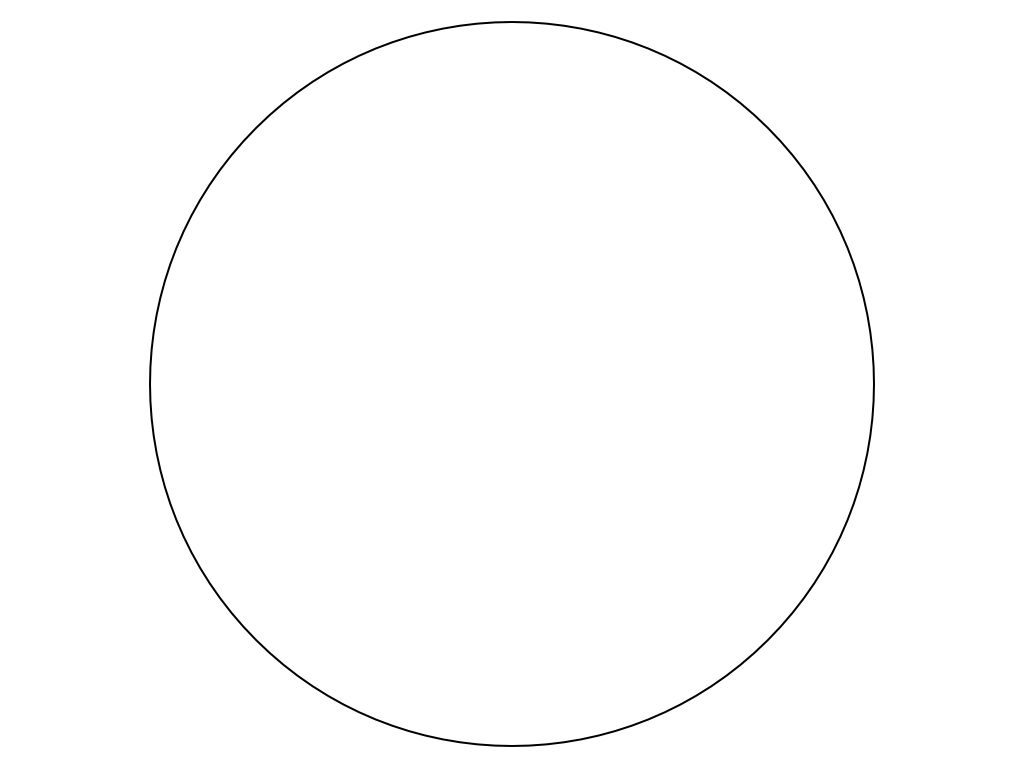
#> input picture RANSAC/circle.jpg, 1024 x 768 px
$ jupyter execute Main.ipynb
#> lines starting #> are read from the running program, lines starting #| are printed output that depends on the picture; after the words box and inside, x2 and y2 are one past the last pixel; in counts of white or black regions, pixels touching at a corner belong together
[cell 1]
import cv2
from matplotlib import pyplot as plt
import numpy as np
import sklearn
import random
import math

[cell 2]
"""
Disclaimer - I used code from my prelab03 submission to evaluate what the best canny edge thresholds would be for each of the images.
             the biggest issue was finding thresholds for parliament clock where the integrity of the circle edges were maintained but
             the rest of the noise did not influence the overall voting sequence in RANSAC. I hope this demonstrates my understanding
             of the course content and aids in the review of my code and overall marking.
             Cheers!
"""

[cell 3]
circle_img = cv2.imread("circle.jpg")
#> circle_img is the input picture: shape (768, 1024, 3); min 0, max 255, mean 253.5
concentric_circles_img = cv2.imread("concentric_circles.jpg")
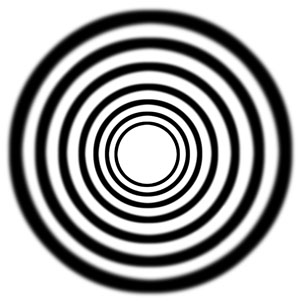
#> input picture RANSAC/concentric_circles.jpg, 300 x 302 px
#> concentric_circles_img is the input picture: shape (302, 300, 3); min 0, max 255, mean 164.7
parliament_clock_img = cv2.imread("parliament_clock.jpg") # initializing all the image variables
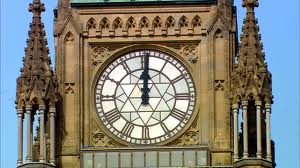
#> input picture RANSAC/parliament_clock.jpg, 300 x 168 px
#> parliament_clock_img is the input picture: shape (168, 300, 3); mean B, G, R 119.3, 127.8, 127.5

[cell 4]
def CannyConvert(img, low, high): # converting all images to a canny image and recording their dimensions, output and edge pixel location to be used in future functions
#> called with low = 100, high = 255
    edges = []
    img_blurred = cv2.GaussianBlur(img, (3,3), cv2.BORDER_DEFAULT) # border_type is set to deafault borders of image
    img_gray = cv2.cvtColor(img_blurred, cv2.COLOR_BGR2GRAY)
    temp_image = cv2.Canny(img_gray, low, high) # applying .Canny() edge detection to image with a 3x3 kernel
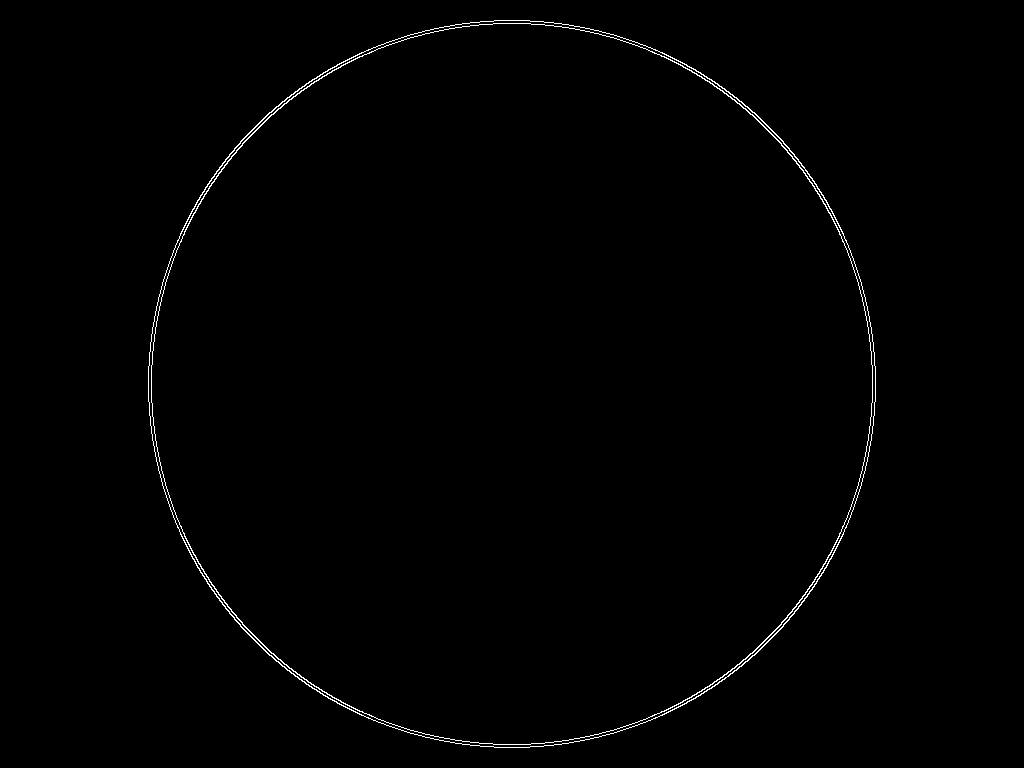
#> temp_image: shape (768, 1024); 0.67% white in thin lines or dots, all inside (x1, y1, x2, y2) = (148, 20, 876, 748)
    img_height, img_width = temp_image.shape
#> img_height = 768; img_width = 1024
    for col in range(img_width):
        for row in range(img_height):
            if temp_image[row, col] == 255:
                edges.append((row, col)) # if pixels in the canny output are white they are edges --> append
    return img_height, img_width, edges

def findThreePoints(edges):
    while True:
        point_1 = random.choice(edges)
        point_2 = random.choice(edges)
        point_3 = random.choice(edges) # checking if points form a triangle using shoelace formula
        if abs((point_1[0]*(point_2[1] - point_3[1])) + (point_2[0]*(point_3[1] - point_1[1])) + (point_3[0]*(point_1[1] - point_2[1]))) != 0: # keep checking until points are not colinear
            break
    return point_1, point_2, point_3

# Hough Algebraic Transform --> a(x**2+y**2) + bx + cy + d = 0
def HoughTransform(edges):
    p1, p2, p3 = findThreePoints(edges) # find 3 non-colinear points
    a = p1[1]*(p2[0] - p3[0]) - p1[0]*(p2[1]-p3[1]) + p2[1]*p3[0] - p3[1]*p2[0]

    b = (p1[1]**2 + p1[0]**2)*(p3[0] - p2[0]) + (p2[1]**2 + p2[0]**2)*(p1[0] - p3[0]) + (p3[1]**2 + p3[0]**2)*(p2[0] - p1[0])

    c = (p1[1]**2 + p1[0]**2)*(p2[1] - p3[1]) + (p2[1]**2 + p2[0]**2)*(p3[1] - p1[1]) + (p3[1]**2 + p3[0]**2)*(p1[1] - p2[1])

    d = (p1[1]**2 + p1[0]**2)*(p3[1]*p2[0] - p2[1]*p3[0]) + (p2[1]**2 + p2[0]**2)*(p1[1]*p3[0] - p3[1]*p1[0]) + (p3[1]**2 + p3[0]**2)*(p2[1]*p1[0] - p1[1]*p2[0])
    # perform abcd calculations to the 3 points
    try:
         x = int(-(b/(2*a)))
    except ZeroDivisionError:
         x = 0
    try:
         y = int(-(c/(2*a)))
    except ZeroDivisionError: # try and except blocks to catch division by 0 or inf
        y = 0
    try:
        r = int(math.sqrt((b**2 + c**2 - 4*a*d)/(4*(a**2))))
    except ZeroDivisionError:
        r = 0
    # print(r)
    return x, y, r

def drawCircle(img, x, y, r):
    img = cv2.circle(img, (x, y), r, (0,0,255), 2) # function to add circle to existing image based on r/x/y
    return img

def RANSAC(edges): # based on the edges of an image perform the RANSAC algorithm to vote to find best fit circle
    I = 0
    N = 10000
    C = -1
    best_circle = []
    inliners = []
    while I < N:
        K = 0
        temp_inliners = []
        x, y, r = HoughTransform(edges)
        for i in range(len(edges)): # using equation of circle (x-a)^2 + (y-b)^2 = r^2 with high and low r to determine if within threshold
            if ((r-1)**2 <= (((edges[i][1] - x)**2) + ((edges[i][0] - y)**2)) <= (r+1)**2):
                K += 1
                temp_inliners.append((edges[i][0], edges[i][1]))
        if K > C:
            best_circle = [x, y, r]
            C = K
            inliners = temp_inliners
            print("Circle Has Been Updated - with {} inliners, Iteration {}".format(C, I))
        I += 1
    return inliners, best_circle

[cell 5]
def postProcessing(inliner_list, best_RANSAC_circle, edges):
    total_x = 0
    total_y = 0
    center_x = 0
    center_y = 0
    total_r = 0
    center_r = 0
    new_best_circle = []
    new_center_vote = 0
    old_center_vote = 0
    for i in range(len(inliner_list)):
        total_x += inliner_list[i][1]
        total_y += inliner_list[i][0]
    center_x = int(total_x/len(inliner_list))
    center_y = int(total_y/len(inliner_list)) # find center of x/y valyes

    for j in range(len(inliner_list)):
        total_r += math.sqrt(((inliner_list[j][0] - center_x)**2) + (inliner_list[j][1] - center_y)**2) # r^2 = (x-a)^2 + (y-b)^2
    center_r = int(total_r/len(inliner_list))  # finding mean radius

    for i in range(len(edges)): # checking to see if new avg center and avg radius circle is closer to edges than RANSAC circle
        if abs((center_r**2)-(((edges[i][1] - center_x)**2) + ((edges[i][0] - center_y)**2))) < abs((best_RANSAC_circle[2]**2)-(((edges[i][1] - best_RANSAC_circle[0])**2) + ((edges[i][0] - best_RANSAC_circle[1])**2))):
            new_center_vote += 1
        else:
            old_center_vote += 1
    if new_center_vote > old_center_vote: # if the avg circle is closer than rewrite the RANSAC as the postprocessed circle
        new_best_circle = [center_x, center_y, best_RANSAC_circle[2]]
        print("Circle Has Been Updated in Post Processing")
    else:
        new_best_circle = [best_RANSAC_circle[0], best_RANSAC_circle[1], best_RANSAC_circle[2]]
        print("Circle Has Not Been Updated in Post Processing")

    print("Post Process r: ", center_r, "Votes: ", new_center_vote)
    print("Best Circle r: ", best_circle[2], "Votes: ", old_center_vote)
    return new_best_circle

[cell 6]
img_height, img_width, canny_edges = CannyConvert(circle_img, 100, 255) # using CannyTest.ipynb to check what thresholds are best for certain images to reduce noise
#> img_height = 768; img_width = 1024; canny_edges = 5298 pairs, first value 20 to 747, second value 148 to 875

RANSAC_cpy = circle_img.copy()
all_inliners, best_circle = RANSAC(canny_edges)
#> the loop in RANSAC, `while I < N:` made 10000 passes
#> (p1 in HoughTransform, p2 in HoughTransform, p3 in HoughTransform, a in HoughTransform, b in HoughTransform, c in HoughTransform, d in HoughTransform, x) on passes 1 to 8: ((46, 638), (699, 692), (460, 159), 335143, -343636457, -258125029, 93986701020, 512), ((722, 379), (154, 793), (131, 768), -23722, 25605160, 19179120, -7778329430, 539), ((58, 672), (742, 470), (651, 758), -178610, 184003240, 136990610, -50337370380, 515), ((740, 582), (251, 850), (693, 320), -140714, 143758394, 107800526, -38721579212, 510), ((147, 787), (150, 234), (734, 426), -323528, 331142576, 247331104, -89592549216, 511), ((614, 234), (564, 196), (319, 869), 42960, -43454300, -31620940, 11035497440, 505), ((51, 364), (178, 812), (288, 862), 42930, -44012490, -32665530, 11886774180, 512), ((146, 241), (743, 484), (570, 199), 128106, -129521904, -98970408, 35493226350, 505)
#> (p1 in HoughTransform, p2 in HoughTransform, p3 in HoughTransform) on pass 54: ((643, 761), (81, 311), (262, 172))
RANSAC_cpy = drawCircle(RANSAC_cpy, best_circle[0], best_circle[1], best_circle[2]) # RANSAC_cpy now contains original image with circle drawn over

plt.imshow(cv2.cvtColor(RANSAC_cpy, cv2.COLOR_BGR2RGB))
plt.title("RANSAC Circle")

[cell 7]
post_processed_copy = circle_img.copy()
post_processed_circle = postProcessing(all_inliners, best_circle, canny_edges)  # the inliners, RANSAC circle and edges of the image is passed into postProcessing function
#| Post Process r:  382 Votes:  0
#| Best Circle r:  362 Votes:  5298
post_processed_copy = drawCircle(post_processed_copy, post_processed_circle[0], post_processed_circle[1], post_processed_circle[2]) # orignial picture is returned with post processed function drawn on it

plt.imshow(cv2.cvtColor(post_processed_copy, cv2.COLOR_BGR2RGB))
plt.title("Post Processed Circle RANSAC")

[cell 8]
img_height, img_width, canny_edges = CannyConvert(concentric_circles_img, 100, 255)
#> call 2 of CannyConvert, with low = 100, high = 255
#> in CannyConvert (call 2), `img_blurred = cv2.GaussianBlur(img, (3,3), cv2.BORDER_DEFAULT)`:
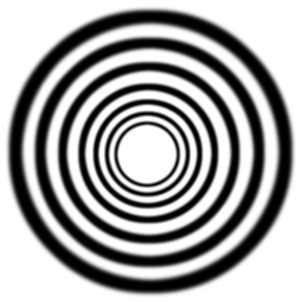
#> img_blurred: shape (302, 300, 3); min 0, max 255, mean 164.7
#> in CannyConvert (call 2), `temp_image = cv2.Canny(img_gray, low, high)`:
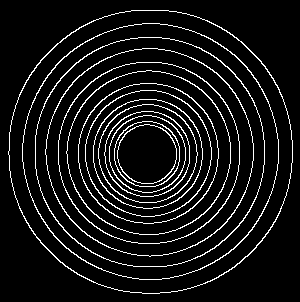
#> temp_image: shape (302, 300); 8.4% white in thin lines or dots, all inside (x1, y1, x2, y2) = (8, 10, 293, 294)

RANSAC_cpy = concentric_circles_img.copy()
all_inliners, best_circle = RANSAC(canny_edges)
RANSAC_cpy = drawCircle(RANSAC_cpy, best_circle[0], best_circle[1], best_circle[2])
#> call 3 of drawCircle, with x = 150, y = 151, r = 142
#> in drawCircle (call 3), `img = cv2.circle(img, (x, y), r, (0,0,255), 2)`:
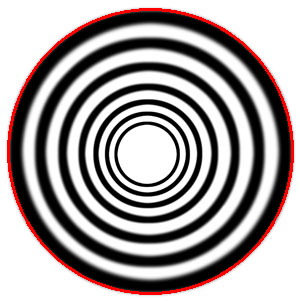
#> img: shape (302, 300, 3); mean B, G, R 161.4, 161.4, 168.7

plt.imshow(cv2.cvtColor(RANSAC_cpy, cv2.COLOR_BGR2RGB))
plt.title("RANSAC Concentric Circles")

[cell 9]
post_processed_copy = concentric_circles_img.copy()
post_processed_circle = postProcessing(all_inliners, best_circle, canny_edges)
#| Post Process r:  142 Votes:  3424
#| Best Circle r:  142 Votes:  4229
post_processed_copy = drawCircle(post_processed_copy, post_processed_circle[0], post_processed_circle[1], post_processed_circle[2])

plt.imshow(cv2.cvtColor(post_processed_copy, cv2.COLOR_BGR2RGB))
plt.title("Post Processed Concentric Circle RANSAC")

[cell 10]
img_height, img_width, canny_edges = CannyConvert(parliament_clock_img, 350, 400) #250, 250 --> 400 500
#> call 3 of CannyConvert, with low = 350, high = 400
#> in CannyConvert (call 3), `img_blurred = cv2.GaussianBlur(img, (3,3), cv2.BORDER_DEFAULT)`:
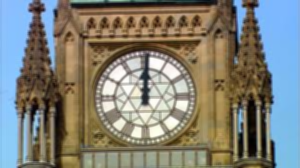
#> img_blurred: shape (168, 300, 3); mean B, G, R 119.3, 127.8, 127.5
#> in CannyConvert (call 3), `img_gray = cv2.cvtColor(img_blurred, cv2.COLOR_BGR2GRAY)`:
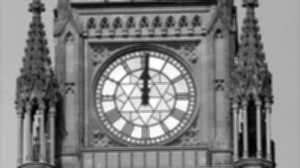
#> img_gray: shape (168, 300); min 1, max 254, mean 126.7
#> in CannyConvert (call 3), `temp_image = cv2.Canny(img_gray, low, high)`:
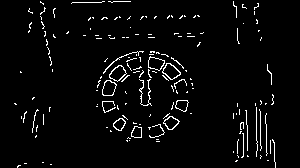
#> temp_image: shape (168, 300); 3.6% white in thin lines or dots, all inside (x1, y1, x2, y2) = (14, 1, 276, 168)

RANSAC_cpy = parliament_clock_img.copy()
all_inliners, best_circle = RANSAC(canny_edges)
RANSAC_cpy = drawCircle(RANSAC_cpy, best_circle[0], best_circle[1], best_circle[2])

plt.imshow(cv2.cvtColor(RANSAC_cpy, cv2.COLOR_BGR2RGB))
plt.title("RANSAC Parliament Circle")
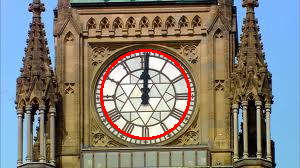
#> shown: shape (168, 300, 3); mean R, G, B 129.3, 125.5, 117.3

[cell 11]
post_processed_copy = parliament_clock_img.copy()
post_processed_circle = postProcessing(all_inliners, best_circle, canny_edges)
#| Post Process r:  73 Votes:  876
#| Best Circle r:  44 Votes:  958
